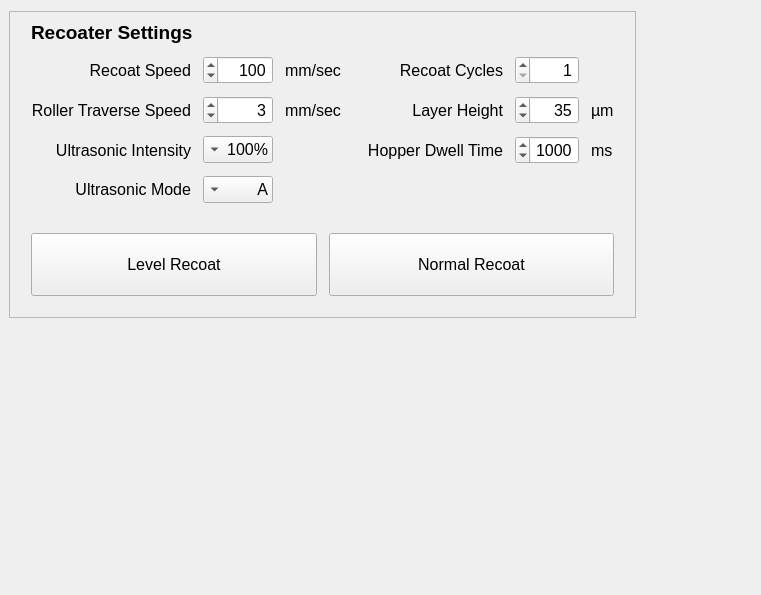
<?xml version="1.0" encoding="UTF-8"?>
<ui version="4.0">
 <class>PowderSetupWidget</class>
 <widget class="QWidget" name="PowderSetupWidget">
  <property name="geometry">
   <rect>
    <x>0</x>
    <y>0</y>
    <width>761</width>
    <height>595</height>
   </rect>
  </property>
  <property name="font">
   <font>
    <pointsize>12</pointsize>
   </font>
  </property>
  <property name="windowTitle">
   <string>Form</string>
  </property>
  <layout class="QGridLayout" name="gridLayout_3">
   <property name="leftMargin">
    <number>9</number>
   </property>
   <item row="0" column="1">
    <spacer name="horizontalSpacer">
     <property name="orientation">
      <enum>Qt::Horizontal</enum>
     </property>
     <property name="sizeHint" stdset="0">
      <size>
       <width>40</width>
       <height>20</height>
      </size>
     </property>
    </spacer>
   </item>
   <item row="1" column="0">
    <spacer name="verticalSpacer">
     <property name="orientation">
      <enum>Qt::Vertical</enum>
     </property>
     <property name="sizeHint" stdset="0">
      <size>
       <width>20</width>
       <height>40</height>
      </size>
     </property>
    </spacer>
   </item>
   <item row="0" column="0">
    <widget class="QFrame" name="recoaterSettingsFrame">
     <property name="frameShape">
      <enum>QFrame::StyledPanel</enum>
     </property>
     <property name="frameShadow">
      <enum>QFrame::Sunken</enum>
     </property>
     <layout class="QGridLayout" name="gridLayout_4">
      <item row="0" column="0">
       <layout class="QGridLayout" name="recoaterGridLayout">
        <property name="leftMargin">
         <number>12</number>
        </property>
        <property name="topMargin">
         <number>0</number>
        </property>
        <property name="rightMargin">
         <number>12</number>
        </property>
        <property name="bottomMargin">
         <number>12</number>
        </property>
        <property name="spacing">
         <number>12</number>
        </property>
        <item row="3" column="0">
         <widget class="QLabel" name="rollerTraverseSpeedLabel">
          <property name="font">
           <font>
            <pointsize>12</pointsize>
           </font>
          </property>
          <property name="text">
           <string>Roller Traverse Speed</string>
          </property>
          <property name="alignment">
           <set>Qt::AlignRight|Qt::AlignTrailing|Qt::AlignVCenter</set>
          </property>
         </widget>
        </item>
        <item row="2" column="3">
         <widget class="QLabel" name="recoatCyclesLabel">
          <property name="font">
           <font>
            <pointsize>12</pointsize>
           </font>
          </property>
          <property name="text">
           <string>Recoat Cycles</string>
          </property>
          <property name="alignment">
           <set>Qt::AlignRight|Qt::AlignTrailing|Qt::AlignVCenter</set>
          </property>
         </widget>
        </item>
        <item row="2" column="4">
         <widget class="QSpinBox" name="recoatCyclesSpinBox">
          <property name="font">
           <font>
            <pointsize>12</pointsize>
           </font>
          </property>
          <property name="layoutDirection">
           <enum>Qt::RightToLeft</enum>
          </property>
          <property name="alignment">
           <set>Qt::AlignRight|Qt::AlignTrailing|Qt::AlignVCenter</set>
          </property>
          <property name="minimum">
           <number>1</number>
          </property>
          <property name="maximum">
           <number>100</number>
          </property>
         </widget>
        </item>
        <item row="5" column="1">
         <widget class="QComboBox" name="ultrasonicModeComboBox">
          <property name="layoutDirection">
           <enum>Qt::RightToLeft</enum>
          </property>
          <item>
           <property name="text">
            <string>A</string>
           </property>
          </item>
          <item>
           <property name="text">
            <string>B</string>
           </property>
          </item>
          <item>
           <property name="text">
            <string>C</string>
           </property>
          </item>
          <item>
           <property name="text">
            <string>D</string>
           </property>
          </item>
          <item>
           <property name="text">
            <string>E</string>
           </property>
          </item>
          <item>
           <property name="text">
            <string>F</string>
           </property>
          </item>
          <item>
           <property name="text">
            <string>G</string>
           </property>
          </item>
          <item>
           <property name="text">
            <string>H</string>
           </property>
          </item>
         </widget>
        </item>
        <item row="4" column="4">
         <widget class="QSpinBox" name="hopperDwellTimeMsSpinBox">
          <property name="font">
           <font>
            <pointsize>12</pointsize>
           </font>
          </property>
          <property name="layoutDirection">
           <enum>Qt::RightToLeft</enum>
          </property>
          <property name="alignment">
           <set>Qt::AlignRight|Qt::AlignTrailing|Qt::AlignVCenter</set>
          </property>
          <property name="minimum">
           <number>0</number>
          </property>
          <property name="maximum">
           <number>5000</number>
          </property>
          <property name="singleStep">
           <number>100</number>
          </property>
          <property name="value">
           <number>1000</number>
          </property>
         </widget>
        </item>
        <item row="2" column="0">
         <widget class="QLabel" name="recoatSpeedLabel">
          <property name="font">
           <font>
            <pointsize>12</pointsize>
           </font>
          </property>
          <property name="text">
           <string>Recoat Speed</string>
          </property>
          <property name="alignment">
           <set>Qt::AlignRight|Qt::AlignTrailing|Qt::AlignVCenter</set>
          </property>
         </widget>
        </item>
        <item row="4" column="3">
         <widget class="QLabel" name="hopperDwellTimeLabel">
          <property name="font">
           <font>
            <pointsize>12</pointsize>
           </font>
          </property>
          <property name="text">
           <string>Hopper Dwell Time</string>
          </property>
          <property name="alignment">
           <set>Qt::AlignRight|Qt::AlignTrailing|Qt::AlignVCenter</set>
          </property>
         </widget>
        </item>
        <item row="3" column="4">
         <widget class="QSpinBox" name="layerHeightSpinBox">
          <property name="font">
           <font>
            <pointsize>12</pointsize>
           </font>
          </property>
          <property name="layoutDirection">
           <enum>Qt::RightToLeft</enum>
          </property>
          <property name="alignment">
           <set>Qt::AlignRight|Qt::AlignTrailing|Qt::AlignVCenter</set>
          </property>
          <property name="minimum">
           <number>10</number>
          </property>
          <property name="maximum">
           <number>350</number>
          </property>
          <property name="singleStep">
           <number>5</number>
          </property>
          <property name="value">
           <number>35</number>
          </property>
         </widget>
        </item>
        <item row="2" column="2">
         <widget class="QLabel" name="label">
          <property name="text">
           <string>mm/sec   </string>
          </property>
         </widget>
        </item>
        <item row="4" column="0">
         <widget class="QLabel" name="ultrasonicIntensityLabel">
          <property name="font">
           <font>
            <pointsize>12</pointsize>
           </font>
          </property>
          <property name="text">
           <string>Ultrasonic Intensity</string>
          </property>
          <property name="alignment">
           <set>Qt::AlignRight|Qt::AlignTrailing|Qt::AlignVCenter</set>
          </property>
         </widget>
        </item>
        <item row="3" column="3">
         <widget class="QLabel" name="layerheightLabel">
          <property name="font">
           <font>
            <pointsize>12</pointsize>
           </font>
          </property>
          <property name="text">
           <string>Layer Height</string>
          </property>
          <property name="alignment">
           <set>Qt::AlignRight|Qt::AlignTrailing|Qt::AlignVCenter</set>
          </property>
         </widget>
        </item>
        <item row="3" column="1">
         <widget class="QSpinBox" name="rollerTraverseSpeedSpinBox">
          <property name="font">
           <font>
            <pointsize>12</pointsize>
           </font>
          </property>
          <property name="layoutDirection">
           <enum>Qt::RightToLeft</enum>
          </property>
          <property name="alignment">
           <set>Qt::AlignRight|Qt::AlignTrailing|Qt::AlignVCenter</set>
          </property>
          <property name="minimum">
           <number>1</number>
          </property>
          <property name="maximum">
           <number>50</number>
          </property>
          <property name="value">
           <number>3</number>
          </property>
         </widget>
        </item>
        <item row="1" column="0" colspan="5" alignment="Qt::AlignLeft|Qt::AlignTop">
         <widget class="QLabel" name="recoaterSettingsLabel">
          <property name="font">
           <font>
            <pointsize>14</pointsize>
            <bold>true</bold>
           </font>
          </property>
          <property name="text">
           <string>Recoater Settings</string>
          </property>
         </widget>
        </item>
        <item row="2" column="1">
         <widget class="QSpinBox" name="recoatSpeedSpinBox">
          <property name="font">
           <font>
            <pointsize>12</pointsize>
           </font>
          </property>
          <property name="layoutDirection">
           <enum>Qt::RightToLeft</enum>
          </property>
          <property name="alignment">
           <set>Qt::AlignRight|Qt::AlignTrailing|Qt::AlignVCenter</set>
          </property>
          <property name="minimum">
           <number>5</number>
          </property>
          <property name="maximum">
           <number>200</number>
          </property>
          <property name="value">
           <number>100</number>
          </property>
         </widget>
        </item>
        <item row="4" column="1">
         <widget class="QComboBox" name="ultrasonicIntensityComboBox">
          <property name="layoutDirection">
           <enum>Qt::RightToLeft</enum>
          </property>
          <item>
           <property name="text">
            <string>100%</string>
           </property>
          </item>
          <item>
           <property name="text">
            <string>90%</string>
           </property>
          </item>
          <item>
           <property name="text">
            <string>80%</string>
           </property>
          </item>
          <item>
           <property name="text">
            <string>70%</string>
           </property>
          </item>
          <item>
           <property name="text">
            <string>60%</string>
           </property>
          </item>
          <item>
           <property name="text">
            <string>50%</string>
           </property>
          </item>
          <item>
           <property name="text">
            <string>40%</string>
           </property>
          </item>
          <item>
           <property name="text">
            <string>30%</string>
           </property>
          </item>
         </widget>
        </item>
        <item row="5" column="0">
         <widget class="QLabel" name="ultrasonicModeLabel">
          <property name="font">
           <font>
            <pointsize>12</pointsize>
           </font>
          </property>
          <property name="text">
           <string>Ultrasonic Mode</string>
          </property>
          <property name="alignment">
           <set>Qt::AlignRight|Qt::AlignTrailing|Qt::AlignVCenter</set>
          </property>
         </widget>
        </item>
        <item row="3" column="5">
         <widget class="QLabel" name="label_2">
          <property name="text">
           <string>µm</string>
          </property>
         </widget>
        </item>
        <item row="3" column="2">
         <widget class="QLabel" name="label_3">
          <property name="text">
           <string>mm/sec</string>
          </property>
         </widget>
        </item>
        <item row="4" column="5">
         <widget class="QLabel" name="label_5">
          <property name="text">
           <string>ms</string>
          </property>
         </widget>
        </item>
       </layout>
      </item>
      <item row="1" column="0">
       <layout class="QGridLayout" name="startRecoatGridLayout">
        <property name="leftMargin">
         <number>12</number>
        </property>
        <property name="topMargin">
         <number>12</number>
        </property>
        <property name="rightMargin">
         <number>12</number>
        </property>
        <property name="bottomMargin">
         <number>12</number>
        </property>
        <property name="spacing">
         <number>12</number>
        </property>
        <item row="0" column="1">
         <widget class="QPushButton" name="normalRecoat">
          <property name="font">
           <font>
            <pointsize>12</pointsize>
           </font>
          </property>
          <property name="text">
           <string>
Normal Recoat
</string>
          </property>
         </widget>
        </item>
        <item row="0" column="0">
         <widget class="QPushButton" name="levelRecoat">
          <property name="font">
           <font>
            <pointsize>12</pointsize>
           </font>
          </property>
          <property name="text">
           <string>
Level Recoat
</string>
          </property>
         </widget>
        </item>
       </layout>
      </item>
     </layout>
    </widget>
   </item>
  </layout>
 </widget>
 <resources/>
 <connections/>
</ui>
